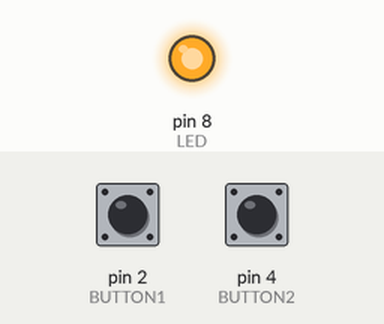
Simulated run of this sketch. Board: Arduino Uno, built with avr-gcc and run on an emulated ATmega328P. On the bench: output pins drawn as LEDs (lit = HIGH). The test bench sets the inputs (shaded band); at power-on: pin 2 (BUTTON1) LOW, pin 4 (BUTTON2) LOW. EEPROM starts erased; what the sketch prints to the serial monitor is not drawn.

Above: at 1.2 s.
1.3 s: pin 2 (BUTTON1) pulled HIGH for 0.15 s
At 2.5 s:
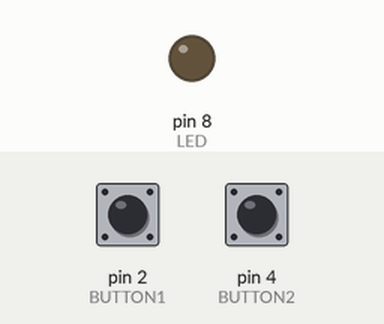
2.9 s: pin 2 (BUTTON1) pulled HIGH for 1 s
At 3.8 s:
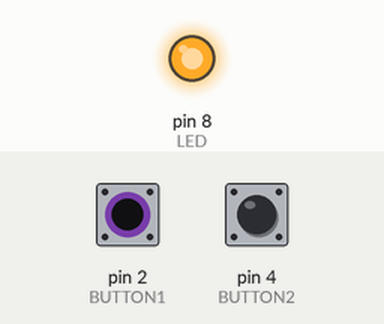
5.4 s: pin 2 (BUTTON1) pulled HIGH for 3.2 s
At 5.7 s:
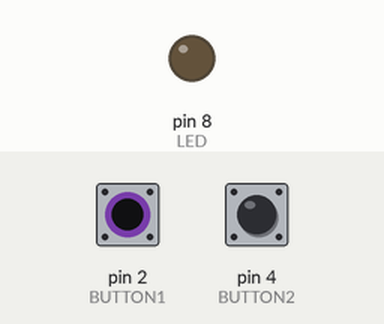
Timing chart, 0 to 8.4 s (numbered marks = the images above; inputs shaded):
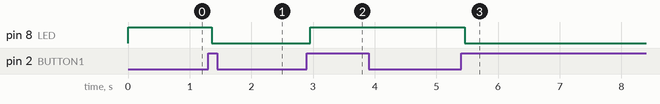

The sketch:

LED_Pushbutton_with_EEPROM.ino
```cpp
#include <EEPROM.h>

const int BUTTON1 = 2;
const int BUTTON2 = 4;
const int LED = 8;

int ledState = LOW; // the current state of the output pin
int buttonState; // the current reading from the input pin
int lastButtonState = LOW; // the previous reading from the input pin

int ledState2 = LOW; // the current state of the output pin
int buttonState2; // the current reading from the input pin
int lastButtonState2 = LOW; // the previous reading from the input pin

long lastDebounceTime = 0; // the last time the output pin was toggled
long debounceDelay = 50; // the debounce time; increase if the output flickers
long lastDebounceTime2 = 0; // the last time the output pin was toggled
long debounceDelay2 = 50; // the debounce time; increase if the output flickers

void setup()
{
  pinMode(BUTTON1, INPUT);
  pinMode(BUTTON2, INPUT);
  pinMode(LED, OUTPUT);

  Serial.begin(9600);

  EEPROM.write(2, 100);
}

void loop()
{
  int reading = digitalRead(BUTTON1);
  int reading2 = digitalRead(BUTTON2);

  int value = EEPROM.read(2);
  Serial.println(value);

  if (reading != lastButtonState) {
    lastDebounceTime = millis();
  }

  if (reading2 != lastButtonState2) {
    lastDebounceTime2 = millis();
  }

  if ((millis() - lastDebounceTime) > debounceDelay) {
    if ((millis() - lastDebounceTime2) > debounceDelay2) {

      // if the button state has changed:
      if (reading != buttonState) {
        buttonState = reading;

        // only toggle the LED if the new button state is HIGH
        if (buttonState == HIGH) {
          value++;
          EEPROM.write(2,value);
        }
      }
    }
    if (reading2 != buttonState2) {
      buttonState2 = reading2;

      // only toggle the LED if the new button state is HIGH
      if (buttonState2 == HIGH) {
        value--;
        EEPROM.write(2,value);
      }
    }
  }

  // set the LED:
  if (value % 2 == 0) {
    digitalWrite(LED, HIGH);
  } else {
    digitalWrite(LED, LOW);
  }

  // save the reading. Next time through the loop,
  // it'll be the lastButtonState:
  lastButtonState = reading;
  lastButtonState2 = reading2;
}
```

Measured:
- after the input at 1.3 s, pin 8 (LED): HIGH → LOW after 0.06 s
- after the input at 2.9 s, pin 8 (LED): LOW → HIGH after 0.06 s
- after the input at 5.4 s, pin 8 (LED): HIGH → LOW after 0.06 s
